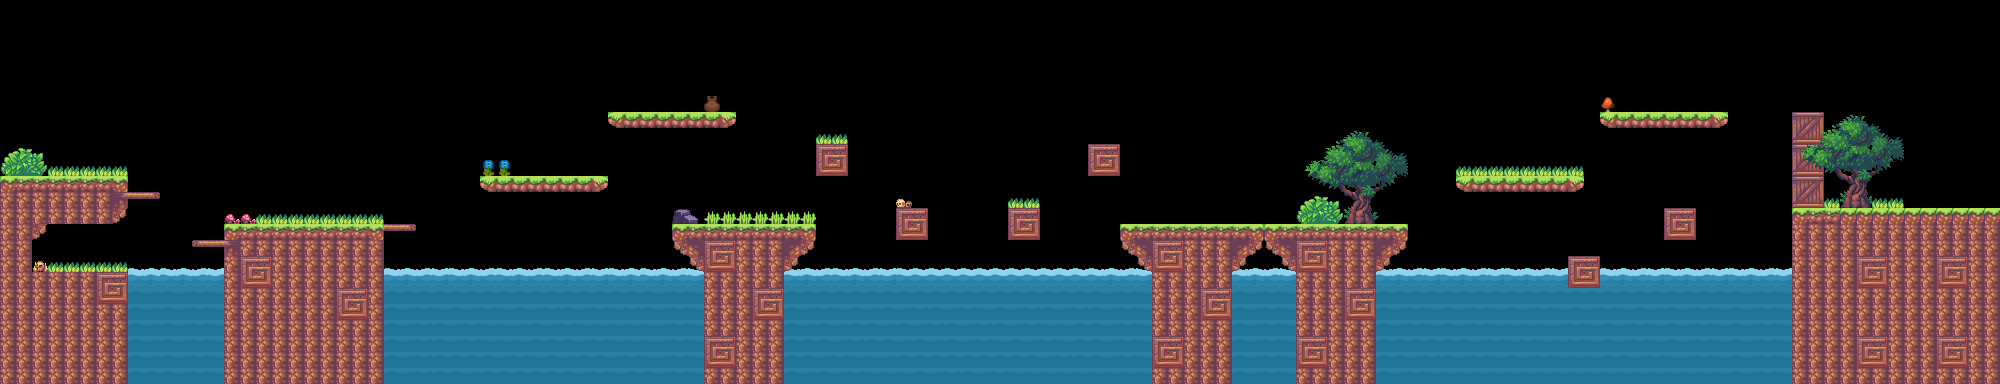

Tiled map render using the project's own tile images. Description and the map definition, with tile-layer contents summarised, below:
An orthogonal 125x24 tile map with 16x16 px tiles, 3 tile layers (Others, Platforms, Decoration) and 30 objects (18x gems, 5x enemy, Spawn Point, Campfire).

<map version="1.10" tiledversion="1.10.2" orientation="orthogonal" renderorder="right-down" width="125" height="24" tilewidth="16" tileheight="16" infinite="0" nextlayerid="9" nextobjectid="46">
 <editorsettings>
  <export target="tilemap2.json" format="json" />
 </editorsettings>
 <tileset firstgid="1" name="tiles-all" tilewidth="16" tileheight="16" tilecount="1612" columns="26">
  <image source="../tilesets/tiles-all.png" width="416" height="992" />
 </tileset>
 <layer id="1" name="Others" width="125" height="24">
  <data>[3000 cells, 630 non-empty, 12 distinct tile ids]</data>
 </layer>
 <layer id="2" name="Platforms" width="125" height="24">
  <data>[3000 cells, 587 non-empty, 28 distinct tile ids]</data>
 </layer>
 <layer id="3" name="Decoration" width="125" height="24">
  <data>[3000 cells, 137 non-empty, 57 distinct tile ids]</data>
 </layer>
 <objectgroup id="4" name="Water">
  <object id="2" x="128.667" y="275.333" width="93.3333" height="108.667" />
  <object id="3" x="384" y="275.333" width="319.333" height="106" />
  <object id="4" x="784" y="275.334" width="368" height="108.667" />
  <object id="5" x="1232.67" y="276" width="61.3333" height="106.667" />
  <object id="6" x="1377.33" y="274.666" width="414" height="108" />
 </objectgroup>
 <objectgroup id="5" name="Enemy">
  <object id="36" name="Snail" type="enemy" x="263.333" y="220.667">
   <point />
  </object>
  <object id="37" name="Snail" type="enemy" x="1129.33" y="222">
   <point />
  </object>
  <object id="38" name="Snail" type="enemy" x="1463.33" y="174.667">
   <point />
  </object>
  <object id="39" name="Snail" type="enemy" x="680" y="222.667">
   <point />
  </object>
  <object id="45" name="Snail" type="enemy" x="492.667" y="174.667">
   <point />
  </object>
 </objectgroup>
 <objectgroup id="6" name="Spawn">
  <object id="9" name="Spawn Point" x="56" y="165.333">
   <point />
  </object>
 </objectgroup>
 <objectgroup id="7" name="Gems">
  <object id="12" name="gold" type="gems" gid="926" x="629.698" y="102.769" width="21.0824" height="21.0824" />
  <object id="13" name="gold" type="gems" gid="926" x="661.64" y="102.769" width="21.0824" height="21.0824" />
  <object id="14" name="gold" type="gems" gid="926" x="693.219" y="102.815" width="21.0824" height="21.0824" />
  <object id="15" name="gold" type="gems" gid="926" x="1299.7" y="215.436" width="21.0824" height="21.0824" />
  <object id="16" name="gold" type="gems" gid="926" x="1331.64" y="215.436" width="21.0824" height="21.0824" />
  <object id="17" name="gold" type="gems" gid="926" x="1363.22" y="215.482" width="21.0824" height="21.0824" />
  <object id="19" name="gold" type="gems" gid="926" x="1669.46" y="200.125" width="21.0824" height="21.0824" />
  <object id="20" name="gold" type="gems" gid="926" x="1092.13" y="134.792" width="21.0824" height="21.0824" />
  <object id="21" name="gold" type="gems" gid="926" x="900.792" y="198.792" width="21.0824" height="21.0824" />
  <object id="22" name="gold" type="gems" gid="926" x="1015.46" y="197.459" width="21.0824" height="21.0824" />
  <object id="29" name="gold" type="gems" gid="926" x="1622.37" y="103.436" width="21.0824" height="21.0824" />
  <object id="30" name="gold" type="gems" gid="926" x="1654.31" y="103.436" width="21.0824" height="21.0824" />
  <object id="31" name="gold" type="gems" gid="926" x="1685.89" y="103.482" width="21.0824" height="21.0824" />
  <object id="40" name="diamond" type="gems" gid="926" x="74.7921" y="258.792" width="21.0824" height="21.0824" />
  <object id="41" name="diamond" type="gems" gid="926" x="1574.13" y="246.792" width="21.0824" height="21.0824" />
  <object id="42" name="gold" type="gems" gid="926" x="703.032" y="187.436" width="21.0824" height="21.0824" />
  <object id="43" name="gold" type="gems" gid="926" x="734.974" y="187.436" width="21.0824" height="21.0824" />
  <object id="44" name="gold" type="gems" gid="926" x="766.553" y="187.482" width="21.0824" height="21.0824" />
 </objectgroup>
 <objectgroup id="8" name="Campfire">
  <object id="10" name="Campfire" x="1951.33" y="202">
   <point />
  </object>
 </objectgroup>
</map>